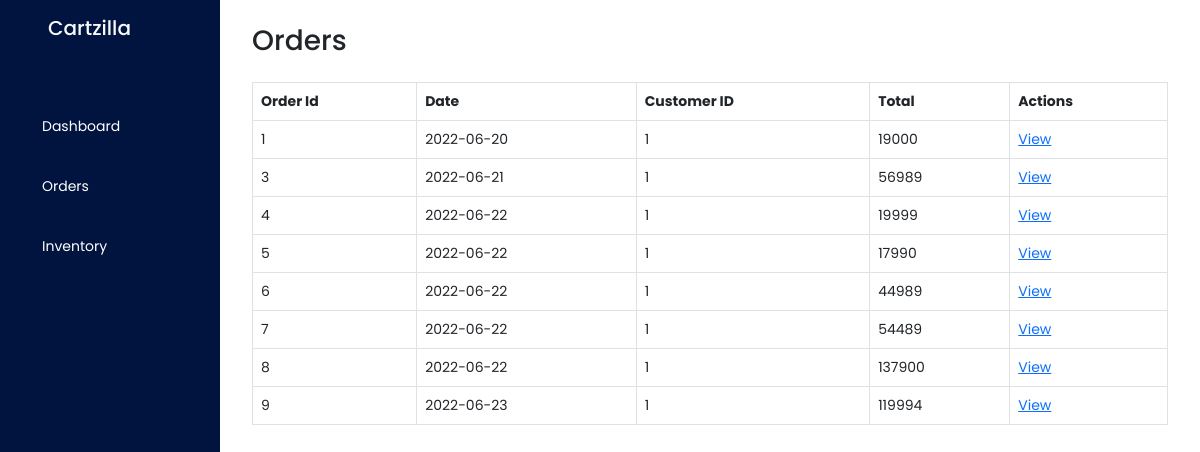
Page /admin/orders (signed in) on the committed database.
### core/models.py (models this page shows)
class Order(db.Model):
    id = db.Column(db.Integer, primary_key=True)
    user = db.Column(db.Integer, db.ForeignKey('user.id'))
    order_date = db.Column(db.Date)
    total = db.Column(db.Integer)

### core/routes.py (the view)
@app.route('/admin/orders')
@login_required
def orders():
    final = Order.query.all()
    return render_template('admin/Orders/orders.html',datas=final)

### core/routes.py (called while the page is built)
@login_manager.user_loader
def load_user(user_id):
    return User.query.get(user_id)

### core/templates/admin/Orders/orders.html (shortened to what this page needs)
{%extends 'admin/index.html'%}
{%block content%}
<div class="p-4 mx-2">
    <h3>Orders</h3>
    <div>
        <table class="table table-bordered my-4">
            <thead>
                <tr>
                    <th>Order Id</th>
                    <th>Date</th>
                    <th>Customer ID</th>
                    <th>Total</th>
                    <th>Actions</th>
                </tr>
            </thead>
            <tbody>
                {%for data in datas%}
                <tr>
                    <td>{{data.id}}</td>
                    <td>{{data.order_date}}</td>
                    <td>{{data.user}}</td>
                    <td>{{data.total}}</td>
                    <td><a href="/admin/order/{{data.id}}">View</a></td>
                </tr>
                {%endfor%}
            </tbody>
        </table>
    </div>
</div>
{%endblock%}

### core/templates/admin/index.html (shortened to what this page needs)
<!DOCTYPE html>
<html lang="en">
<head>
  <link href="https://cdn.jsdelivr.net/npm/bootstrap@5.2.0-beta1/dist/css/bootstrap.min.css" rel="stylesheet"
>
  <link rel="stylesheet" href="{{url_for('static', filename='css/admin.css')}}">
</head>
<body>
  <div class="side-nav">
    <h5 class="text-light my-3 px-5">Cartzilla</h5>
    <ul>
      <li>
        <a
          href="/admin/dashboard" data-mdb-ripple="true" data-mdb-ripple-color="dark">
          <span>Dashboard</span>
        </a>
      </li>
      <li>
        <a
          href="/admin/orders" data-mdb-ripple="true" data-mdb-ripple-color="dark">
          <span>Orders</span>
        </a>
      </li>
      <li>
        <a
          href="/admin/inventory" data-mdb-ripple="true" data-mdb-ripple-color="dark">
          <span>Inventory</span>
        </a>
      </li>
    </ul>
  </div>
  <div  style="margin-left: 220px;">
    {%block content%}
    {%endblock%}
  </div>
</body>
</html>

### core/static/css/admin.css (style rules this page uses)
body { font-family: 'Poppins', sans-serif; font-size: 14px !important; }
.side-nav { width:220px; min-height: 100%; position: fixed; background-color: rgb(0, 20, 63); }
.side-nav ul { padding-top:40px; }
.side-nav ul li { list-style: none; line-height: 40px; }
.side-nav ul li a { color: white; text-decoration: none; padding:10px; display: inline-block; }

### rows in the picture
Order: id "1", order_date "2022-06-20", user "1", total "19000"
Order: id "3", order_date "2022-06-21", user "1", total "56989"
Order: id "4", order_date "2022-06-22", user "1", total "19999"
Order: id "5", order_date "2022-06-22", user "1", total "17990"
Order: id "6", order_date "2022-06-22", user "1", total "44989"
Order: id "7", order_date "2022-06-22", user "1", total "54489"
Order: id "8", order_date "2022-06-22", user "1", total "137900"
Order: id "9", order_date "2022-06-23", user "1", total "119994"
